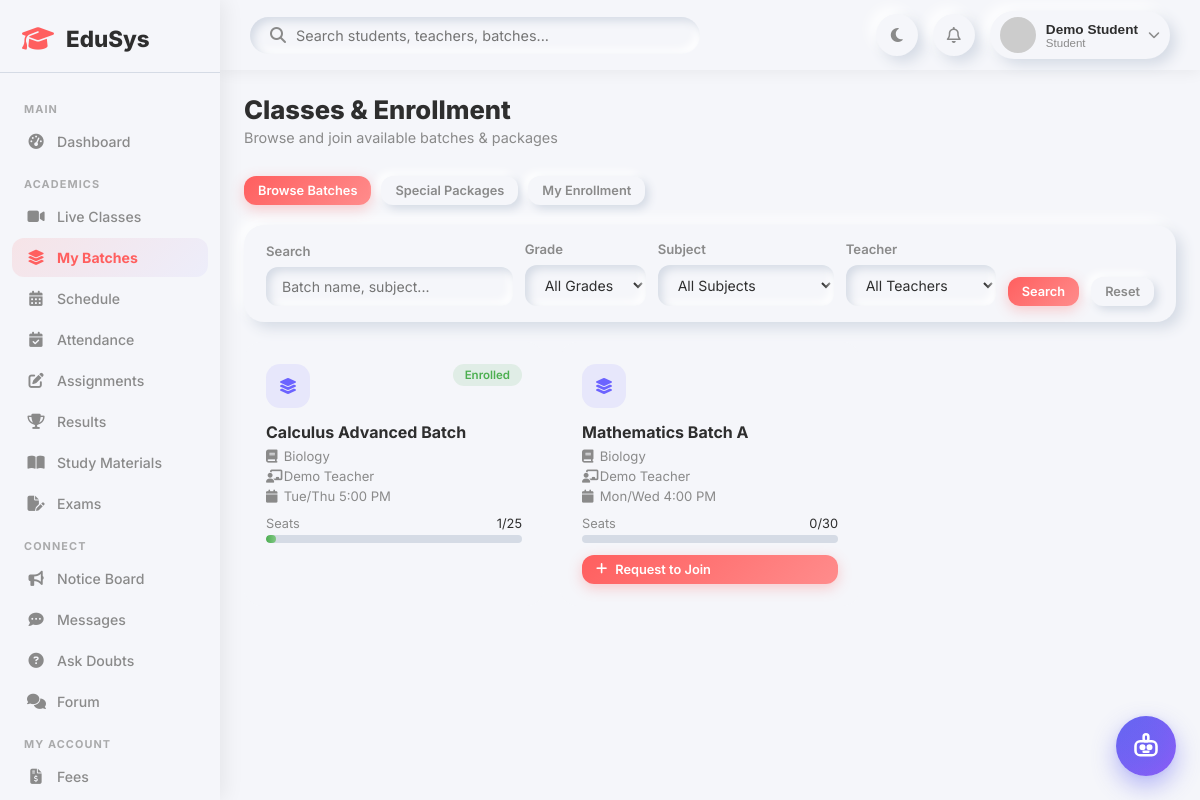
The app's page /student/classes.php (signed in) with its own data.
### tables this page shows
CREATE TABLE `batches` (
  `id` int(11) NOT NULL,
  `name` varchar(150) NOT NULL,
  `teacher_id` int(11) DEFAULT NULL,
  `subject_id` int(11) DEFAULT NULL,
  `grade` varchar(20) DEFAULT NULL,
  `schedule` text DEFAULT NULL,
  `max_students` int(11) DEFAULT 30,
  `status` enum('active','inactive') DEFAULT 'active',
  `created_at` timestamp NOT NULL DEFAULT current_timestamp()
);

CREATE TABLE `subjects` (
  `id` int(11) NOT NULL,
  `name` varchar(100) NOT NULL,
  `code` varchar(20) DEFAULT NULL,
  `description` text DEFAULT NULL,
  `created_at` timestamp NOT NULL DEFAULT current_timestamp()
);

### student/classes.php (the view, shortened to what this page needs)
<?php
require_once __DIR__ . '/../includes/header.php';
$uid     = $_SESSION['user_id'];
$student = $conn->query("SELECT s.id FROM students s WHERE s.user_id=$uid")->fetch_assoc();
$sid     = $student['id'] ?? 0;
$tab = $_GET['tab'] ?? 'browse';
$search  = trim($_GET['q'] ?? '');
$where   = "WHERE b.status='active'";
$all_batches = $conn->query("
    SELECT b.*, sub.name as subject_name, u.name as teacher_name,
           (SELECT COUNT(*) FROM batch_students bs WHERE bs.batch_id=b.id) as enrolled,
           (SELECT id FROM batch_students WHERE batch_id=b.id AND student_id=$sid) as is_enrolled,
           (SELECT id FROM admission_requests WHERE batch_id=b.id AND student_id=$sid AND status='pending') as has_request
    FROM batches b
    LEFT JOIN subjects sub ON b.subject_id=sub.id
    LEFT JOIN teachers t ON b.teacher_id=t.id
    LEFT JOIN users u ON t.user_id=u.id
    $where
    ORDER BY b.id DESC
");
$my_batches = $conn->query("
    SELECT b.*, sub.name as subject_name, u.name as teacher_name
    FROM batch_students bs
    JOIN batches b ON bs.batch_id=b.id
    LEFT JOIN subjects sub ON b.subject_id=sub.id
    LEFT JOIN teachers t ON b.teacher_id=t.id
    LEFT JOIN users u ON t.user_id=u.id
    WHERE bs.student_id=$sid AND b.status='active'
");
?>
<div class="page-header">
    <div><h1>Classes & Enrollment</h1><p>Browse and join available batches & packages</p></div>
</div>
<div style="display:flex;gap:10px;margin-bottom:20px;">
    <a href="?tab=browse" class="btn <?= $tab==='browse' ? 'btn-primary' : 'btn-outline' ?> btn-sm">Browse Batches</a>
    <a href="?tab=packages" class="btn <?= $tab==='packages' ? 'btn-primary' : 'btn-outline' ?> btn-sm">Special Packages</a>
    <a href="?tab=enrolled" class="btn <?= $tab==='enrolled' ? 'btn-primary' : 'btn-outline' ?> btn-sm">My Enrollment</a>
</div>
<?php if ($tab === 'enrolled'): ?>
<div style="display:grid;grid-template-columns:repeat(auto-fill,minmax(260px,1fr));gap:16px;">
    <?php if ($my_batches->num_rows === 0): ?>
    <p class="empty-msg">Not enrolled in any batch yet.</p>
    <?php else: while ($b = $my_batches->fetch_assoc()): ?>
    <div style="background:var(--background);border-radius:18px;box-shadow:var(--neu-md);padding:22px;">
        <div style="width:44px;height:44px;border-radius:14px;background:rgba(108,99,255,0.1);display:flex;align-items:center;justify-content:center;color:var(--secondary);margin-bottom:14px;"><i class="fa-solid fa-book"></i></div>
        <h4 style="margin:0 0 6px;"><?= htmlspecialchars($b['name']) ?></h4>
        <p style="font-size:0.82rem;color:var(--text-secondary);margin:0 0 4px;"><i class="fa-solid fa-book"></i> <?= htmlspecialchars($b['subject_name'] ?? 'General') ?></p>
        <p style="font-size:0.82rem;color:var(--text-secondary);margin:0 0 4px;"><i class="fa-solid fa-chalkboard-user"></i> <?= htmlspecialchars($b['teacher_name'] ?? 'TBD') ?></p>
        <p style="font-size:0.82rem;color:var(--text-secondary);margin:0;"><i class="fa-solid fa-calendar"></i> <?= htmlspecialchars($b['schedule'] ?? '-') ?></p>
        <span class="badge-pill badge-success" style="margin-top:10px;display:inline-block;">Enrolled</span>
    </div>
    <?php endwhile; endif; ?>
</div>
<?php else: ?>
<div class="form-card" style="margin-bottom:20px;padding:16px 22px;">
    <form method="GET" style="display:flex;gap:12px;flex-wrap:wrap;align-items:flex-end;">
        <div class="form-group" style="flex:1;min-width:160px;"><label>Search</label><input name="q" class="form-control" value="<?= htmlspecialchars($search) ?>" placeholder="Batch name, subject..."></div>
        <div class="form-group"><label>Grade</label><select name="grade" class="form-control"><option value="">All Grades</option></select></div>
        <div class="form-group"><label>Subject</label><select name="subject_id" class="form-control"><option value="">All Subjects</option></select></div>
        <div class="form-group"><label>Teacher</label><select name="teacher_id" class="form-control"><option value="">All Teachers</option></select></div>
        <button type="submit" class="btn btn-primary btn-sm">Search</button>
        <a href="?tab=browse" class="btn btn-outline btn-sm">Reset</a>
    </form>
</div>
<div style="display:grid;grid-template-columns:repeat(auto-fill,minmax(280px,1fr));gap:16px;">
    <?php if ($all_batches->num_rows === 0): ?>
    <div style="grid-column:1/-1;"><p class="empty-msg">No batches found matching your criteria.</p></div>
    <?php else: while ($b = $all_batches->fetch_assoc()):
        $fill = $b['max_students'] > 0 ? round(($b['enrolled']/$b['max_students'])*100) : 0;
        $full = $b['enrolled'] >= $b['max_students'];
    ?>
    <div style="background:var(--background);border-radius:18px;box-shadow:var(--neu-md);padding:22px;display:flex;flex-direction:column;">
        <div style="display:flex;justify-content:space-between;align-items:flex-start;">
            <div style="width:44px;height:44px;border-radius:14px;background:rgba(108,99,255,0.1);display:flex;align-items:center;justify-content:center;color:var(--secondary);"><i class="fa-solid fa-layer-group"></i></div>
            <?php if ($b['is_enrolled']): ?><span class="badge-pill badge-success" style="font-size:0.72rem;">Enrolled</span>
            <?php elseif ($b['has_request']): ?><span class="badge-pill badge-warning" style="font-size:0.72rem;">Pending</span>
            <?php elseif ($full): ?><span class="badge-pill badge-danger" style="font-size:0.72rem;">Full</span><?php endif; ?>
        </div>
        <h4 style="margin:14px 0 6px;"><?= htmlspecialchars($b['name']) ?></h4>
        <p style="font-size:0.82rem;color:var(--text-secondary);margin:0 0 4px;"><i class="fa-solid fa-book" style="width:14px;"></i> <?= htmlspecialchars($b['subject_name'] ?? 'General') ?></p>
        <p style="font-size:0.82rem;color:var(--text-secondary);margin:0 0 4px;"><i class="fa-solid fa-chalkboard-user" style="width:14px;"></i> <?= htmlspecialchars($b['teacher_name'] ?? 'TBD') ?></p>
        <p style="font-size:0.82rem;color:var(--text-secondary);margin:0 0 12px;"><i class="fa-solid fa-calendar" style="width:14px;"></i> <?= htmlspecialchars($b['schedule'] ?? '-') ?></p>
        <div style="margin-bottom:12px;">
            <div style="display:flex;justify-content:space-between;font-size:0.8rem;margin-bottom:4px;"><span style="color:var(--text-secondary);">Seats</span><span><?= $b['enrolled'] ?>/<?= $b['max_students'] ?></span></div>
            <div class="progress-bar-wrap"><div class="progress-bar <?= $fill >= 90 ? 'primary' : 'success' ?>" style="width:<?= $fill ?>%"></div></div>
        </div>
        <?php if (!$b['is_enrolled'] && !$b['has_request'] && !$full): ?>
        <form method="POST">
            <button type="submit" class="btn btn-primary btn-sm" style="width:100%;margin-top:auto;"><i class="fa-solid fa-plus"></i> Request to Join</button>
        </form>
        <?php endif; ?>
    </div>
    <?php endwhile; endif; ?>
</div>
<?php endif; ?>
<?php require_once '../includes/footer.php'; ?>

### css/dashboard.css (style rules this page uses)
:root { --primary: #FF5F5F; --secondary: #6C63FF; --background: #F5F6FA; --text-primary: #2E2E2E; --text-secondary: #8A8A8A; --shadow-light: #ffffff; --shadow-dark: #d5dbe5; --neu: 6px 6px 14px var(--shadow-dark), -6px -6px 14px var(--shadow-light); --neu-sm: 4px 4px 8px var(--shadow-dark), -4px -4px 8px var(--shadow-light); --neu-in: inset 4px 4px 8px var(--shadow-dark), inset -4px -4px 8px var(--shadow-light); --success: #4CAF50; --danger: #FF5252; --warning: #FF9800; --info: #2196F3; --sidebar-width: 260px; }
* { margin: 0; padding: 0; box-sizing: border-box; }
body { font-family: 'Inter', sans-serif; background: var(--background); color: var(--text-primary); transition: background 0.3s, color 0.3s; }
.page-header { display: flex; justify-content: space-between; align-items: flex-start; margin-bottom: 30px; flex-wrap: wrap; gap: 15px; }
.page-header h1 { font-size: 1.6rem; font-weight: 800; }
.page-header p { color: var(--text-secondary); font-size: 0.9rem; margin-top: 4px; }
.badge-pill { display: inline-block; padding: 4px 12px; border-radius: 20px; font-size: 0.75rem; font-weight: 600; }
.badge-success { background: rgba(76,175,80,0.12); color: var(--success); }
.btn { display: inline-flex; align-items: center; gap: 8px; padding: 10px 20px; border-radius: 12px; border: none; font-family: 'Inter', sans-serif; font-size: 0.88rem; font-weight: 600; cursor: pointer; transition: all 0.2s ease; text-decoration: none; }
.btn-primary { background: linear-gradient(135deg, var(--primary), #ff8c8c); color: white; box-shadow: 0 4px 14px rgba(255,95,95,0.3); }
.btn-outline { background: var(--background); box-shadow: var(--neu-sm); color: var(--text-secondary); }
.btn-sm { padding: 7px 14px; font-size: 0.8rem; }
.form-card { background: var(--background); border-radius: 20px; box-shadow: var(--neu); padding: 28px; margin-bottom: 25px; }
.form-group { display: flex; flex-direction: column; gap: 8px; }
.form-group label { font-size: 0.82rem; font-weight: 600; color: var(--text-secondary); }
.form-control { padding: 11px 16px; border: none; border-radius: 12px; background: var(--background); box-shadow: var(--neu-in); font-family: 'Inter', sans-serif; font-size: 0.88rem; color: var(--text-primary); outline: none; transition: box-shadow 0.2s; width: 100%; }
select.form-control { cursor: pointer; }
.progress-bar-wrap { background: var(--shadow-dark); border-radius: 10px; height: 8px; overflow: hidden; }
.progress-bar { height: 100%; border-radius: 10px; transition: width 0.6s ease; }
.progress-bar.success { background: linear-gradient(90deg, #4CAF50, #81C784); }

### css/responsive.css (style rules this page uses)
@media (max-width: 1200px) { :root { --sidebar-width: 220px; } }

### includes/chatbot_widget.php (style rules this page uses)
:root { --edubot-primary: #6366f1; --edubot-primary-hover: #4f46e5; --edubot-secondary: #8b5cf6; --edubot-accent: #06b6d4; --edubot-bg: #ffffff; --edubot-surface: #f8fafc; --edubot-border: #e2e8f0; --edubot-text: #1e293b; --edubot-text-muted: #64748b; --edubot-bot-bubble: #f1f5f9; --edubot-bot-text: #1e293b; --edubot-user-bubble: linear-gradient(135deg, #6366f1, #8b5cf6); --edubot-shadow: 0 20px 45px -10px rgba(99, 102, 241, 0.25), 0 10px 20px -5px rgba(0, 0, 0, 0.08); }

### records on screen
batches: shows "Enrolled", name "Calculus Advanced Batch", subject.name "Biology", teacher_name "Demo Teacher", schedule "Tue/Thu 5:00 PM", enrolled "1", max_students "25"
batches: name "Mathematics Batch A", subject.name "Biology", teacher_name "Demo Teacher", schedule "Mon/Wed 4:00 PM", enrolled "0", max_students "30"

### other values on screen
$name "Demo Student"
$role "Student"
